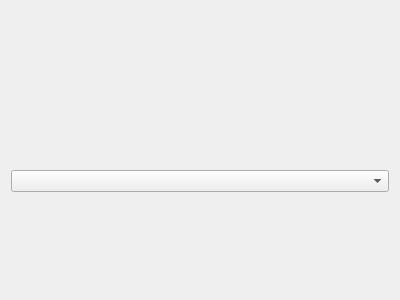
<?xml version="1.0" encoding="UTF-8"?>
<ui version="4.0">
 <class>DifficultyLevelDialog</class>
 <widget class="QDialog" name="DifficultyLevelDialog">
  <property name="geometry">
   <rect>
    <x>0</x>
    <y>0</y>
    <width>400</width>
    <height>300</height>
   </rect>
  </property>
  <property name="windowTitle">
   <string>Dialog</string>
  </property>
  <layout class="QGridLayout" name="gridLayout">
   <item row="2" column="0">
    <spacer name="verticalSpacer_4">
     <property name="orientation">
      <enum>Qt::Vertical</enum>
     </property>
     <property name="sizeHint" stdset="0">
      <size>
       <width>20</width>
       <height>40</height>
      </size>
     </property>
    </spacer>
   </item>
   <item row="5" column="0">
    <layout class="QHBoxLayout" name="horizontalLayout">
     <item>
      <spacer name="horizontalSpacer">
       <property name="orientation">
        <enum>Qt::Horizontal</enum>
       </property>
       <property name="sizeHint" stdset="0">
        <size>
         <width>40</width>
         <height>20</height>
        </size>
       </property>
      </spacer>
     </item>
     <item>
      <widget class="QPushButton" name="pushButtonConfirm">
       <property name="sizePolicy">
        <sizepolicy hsizetype="Fixed" vsizetype="Fixed">
         <horstretch>0</horstretch>
         <verstretch>0</verstretch>
        </sizepolicy>
       </property>
       <property name="minimumSize">
        <size>
         <width>9</width>
         <height>0</height>
        </size>
       </property>
       <property name="maximumSize">
        <size>
         <width>16777215</width>
         <height>16777215</height>
        </size>
       </property>
       <property name="text">
        <string/>
       </property>
       <property name="iconSize">
        <size>
         <width>92</width>
         <height>92</height>
        </size>
       </property>
       <property name="flat">
        <bool>true</bool>
       </property>
      </widget>
     </item>
     <item>
      <spacer name="horizontalSpacer_2">
       <property name="orientation">
        <enum>Qt::Horizontal</enum>
       </property>
       <property name="sizeHint" stdset="0">
        <size>
         <width>40</width>
         <height>20</height>
        </size>
       </property>
      </spacer>
     </item>
     <item>
      <widget class="QPushButton" name="pushButtonCancel">
       <property name="sizePolicy">
        <sizepolicy hsizetype="Fixed" vsizetype="Fixed">
         <horstretch>0</horstretch>
         <verstretch>0</verstretch>
        </sizepolicy>
       </property>
       <property name="text">
        <string/>
       </property>
       <property name="iconSize">
        <size>
         <width>92</width>
         <height>92</height>
        </size>
       </property>
       <property name="flat">
        <bool>true</bool>
       </property>
      </widget>
     </item>
     <item>
      <spacer name="horizontalSpacer_3">
       <property name="orientation">
        <enum>Qt::Horizontal</enum>
       </property>
       <property name="sizeHint" stdset="0">
        <size>
         <width>40</width>
         <height>20</height>
        </size>
       </property>
      </spacer>
     </item>
    </layout>
   </item>
   <item row="4" column="0">
    <spacer name="verticalSpacer">
     <property name="orientation">
      <enum>Qt::Vertical</enum>
     </property>
     <property name="sizeHint" stdset="0">
      <size>
       <width>20</width>
       <height>40</height>
      </size>
     </property>
    </spacer>
   </item>
   <item row="3" column="0">
    <widget class="QComboBox" name="comboBox"/>
   </item>
   <item row="1" column="0">
    <widget class="QLabel" name="label">
     <property name="text">
      <string/>
     </property>
     <property name="scaledContents">
      <bool>true</bool>
     </property>
    </widget>
   </item>
   <item row="0" column="0">
    <spacer name="verticalSpacer_2">
     <property name="orientation">
      <enum>Qt::Vertical</enum>
     </property>
     <property name="sizeHint" stdset="0">
      <size>
       <width>20</width>
       <height>40</height>
      </size>
     </property>
    </spacer>
   </item>
  </layout>
 </widget>
 <resources/>
 <connections/>
</ui>
